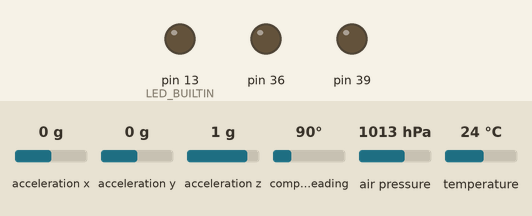
Bench run of a program on a simulated Teensy 3. On the bench: output pins drawn as LEDs (lit = HIGH). The test bench sets the inputs (shaded band); at power-on: acceleration x 0 g, acceleration y 0 g, acceleration z 1 g, compass heading 90°, air pressure 1013 hPa, temperature 24 °C. Storage starts empty; what the program prints to the serial monitor is not drawn.

Above: at 18.2 s.
Timing chart, 0 to 38.6 s (numbered marks = the images above):
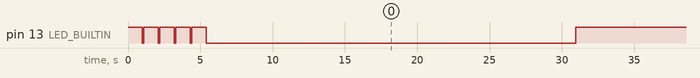

The program:

main.cpp
```cpp
#include <SPI.h>
#include <SD.h>
#include <Arduino.h>
#include <Wire.h>
#include <Adafruit_Sensor.h>
#include <Adafruit_BNO055.h>
#include <Adafruit_BMP280.h>

#define BMP_SCK  (14)
#define BMP_MISO (12)
#define BMP_MOSI (11)
#define BMP_CS   (10)

Adafruit_BMP280 bmp(BMP_CS, BMP_MOSI, BMP_MISO,  BMP_SCK);
Adafruit_BNO055 bno = Adafruit_BNO055();

const int chipSelect = BUILTIN_SDCARD;

int num_samples = 1;
int setup_timestamp = 0;

void error(const char* msg) {
  while (true) {
    digitalWrite(LED_BUILTIN, HIGH);
    delay(1000);
    digitalWrite(LED_BUILTIN, LOW);
    delay(100);
    Serial.println(msg);
  }
}

void setup() {

  Serial.begin(9600);

  pinMode(39, OUTPUT);
  pinMode(36, OUTPUT);
  pinMode(LED_BUILTIN, OUTPUT);

  for (size_t i = 0; i < 5; i++) {
    digitalWrite(LED_BUILTIN, HIGH);
    delay(1000);
    digitalWrite(LED_BUILTIN, LOW);
    delay(100);
  }

  digitalWrite(39, LOW);
  digitalWrite(36, LOW);

  Wire.setSDA(38);
  Wire.setSCL(37);

  if (!bno.begin()) {
    Serial.println("ALACK! I have no BNOs!");
    error("No BNO");
  }

  if (!SD.begin(chipSelect)) {
    Serial.println("ALACK! I have no SD cards!");
    error("No SD card");
  }

  if (!bmp.begin()) {
    Serial.println("ALACK! I have no bmps!");
    error("No BMP");
  }

  setup_timestamp = millis();
}


struct datalog {
  unsigned int time;

  float ax;
  float ay;
  float az;

  float rx;
  float ry;
  float rz;

  float temp;
  float pres;
  float alt;
};

#define BUF_SIZE 4096
struct datalog data[BUF_SIZE];

void loop() {
  if (num_samples % BUF_SIZE == 0) {
    File dataFile = SD.open("DATALOG.CSV", FILE_WRITE);
    if (!dataFile) {
      Serial.println("ALACK! I have no files!!");
      return;
    } else {
      Serial.println("** datalog event");
    }
    size_t amount_to_write = sizeof(struct datalog) * BUF_SIZE;
    dataFile.write( (char *) data, amount_to_write);
    dataFile.flush();
    Serial.println(amount_to_write);
  }


  int i = num_samples % BUF_SIZE;
  data[i].time = micros();

  sensors_event_t event;

  bno.getEvent(&event, Adafruit_BNO055::VECTOR_LINEARACCEL);
  data[i].ax = event.acceleration.x;
  data[i].ay = event.acceleration.y;
  data[i].az = event.acceleration.z;

  bno.getEvent(&event, Adafruit_BNO055::VECTOR_EULER);
  data[i].rx = event.orientation.x;
  data[i].ry = event.orientation.y;
  data[i].rz = event.orientation.z;

  data[i].temp = bmp.readTemperature();
  data[i].pres = bmp.readPressure();
  data[i].alt  = bmp.readAltitude(1013.25);

  if (i == 0)
    digitalWrite(LED_BUILTIN, HIGH);
  if (i == BUF_SIZE / 2)
    digitalWrite(LED_BUILTIN, LOW);
  if (i == 0)
    Serial.println((float) num_samples / (millis() - setup_timestamp));

  num_samples++;
}
```

Measured:
- by itself, pin 13 (LED_BUILTIN): goes 4 × (LOW 0.10 s, HIGH 1.0 s), LOW 25.6 s, 3 × (HIGH 12.6 s, LOW 12.9 s), HIGH 12.6 s, then LOW
